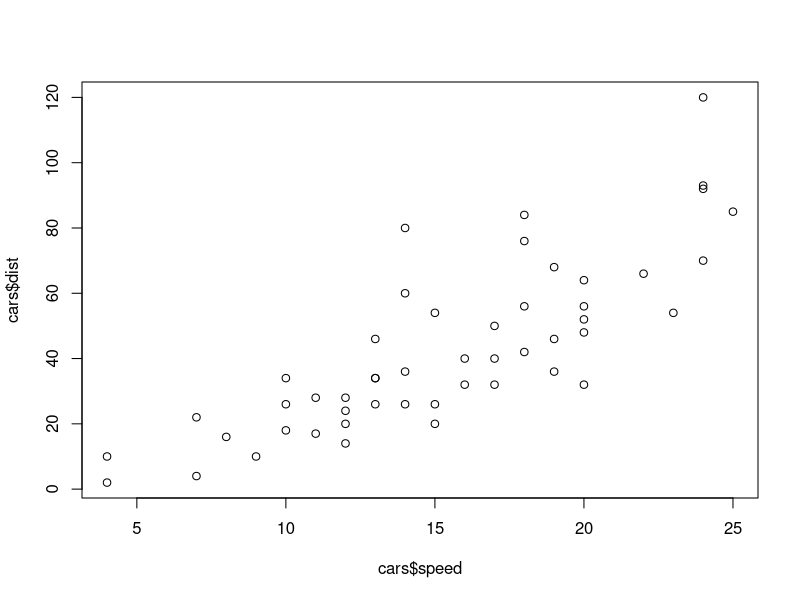
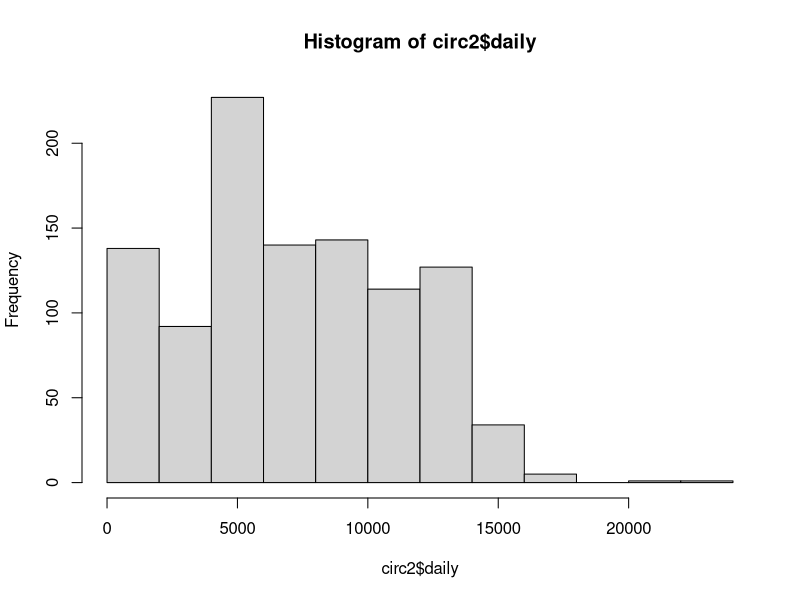
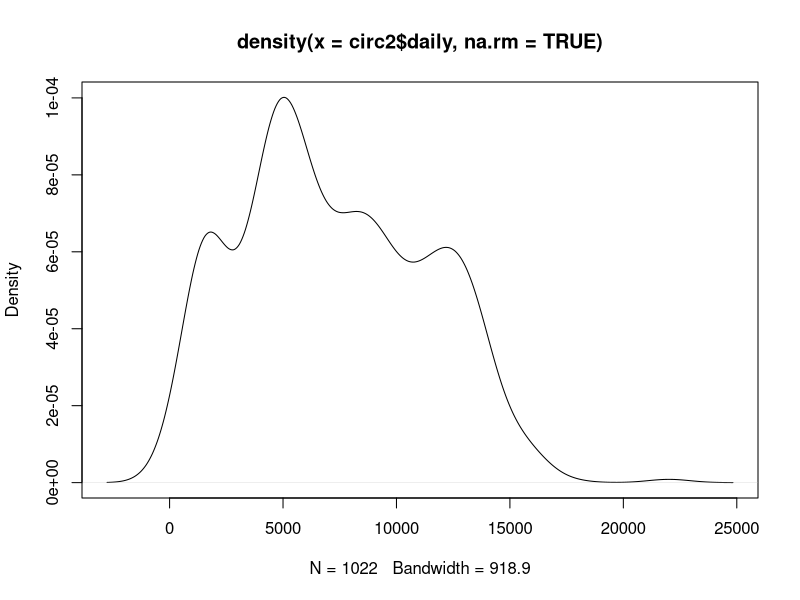
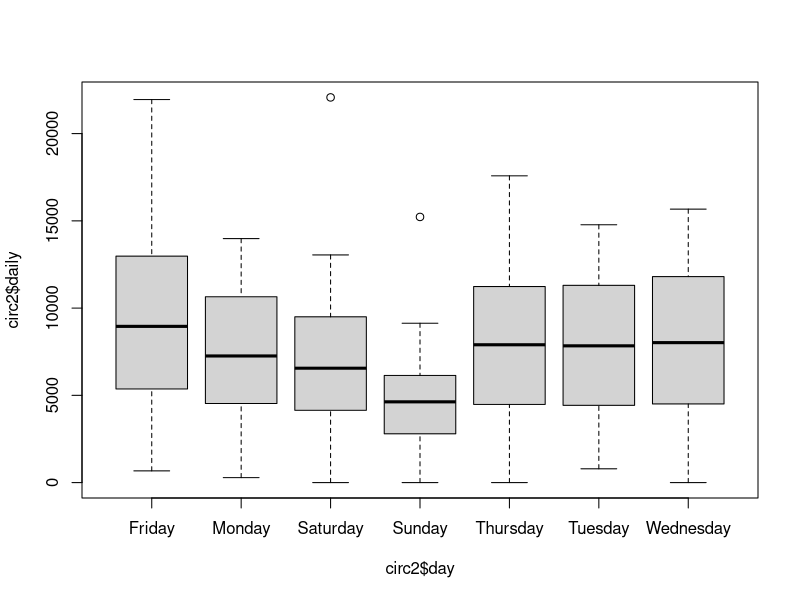
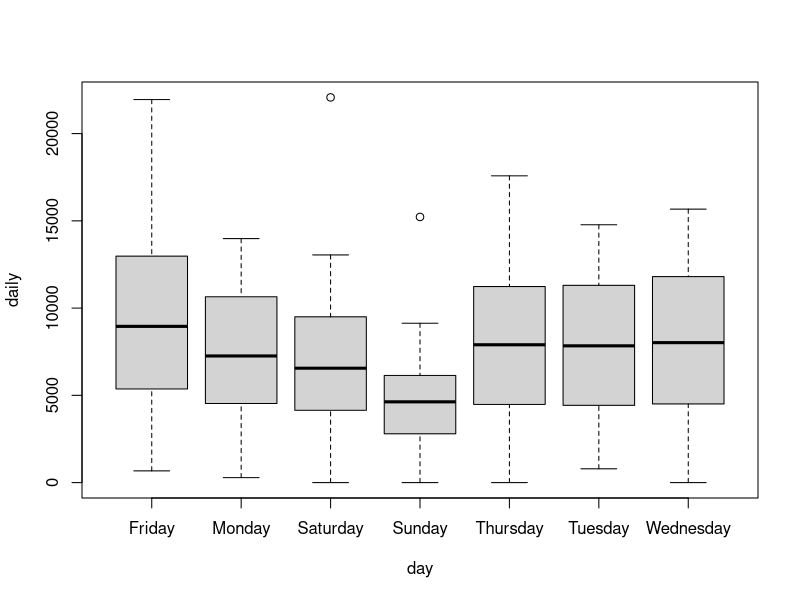
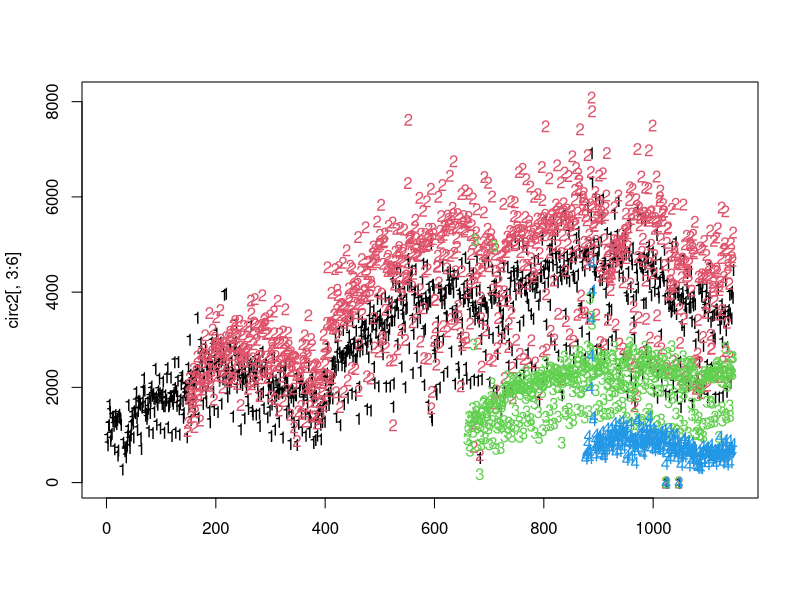

Write the R code that produced these figures, in order.
## ----colMeans------------------------------------------------------------
circ2 = read.csv("../data/charmcitycirc_reduced.csv", 
            header=TRUE,as.is=TRUE)
colMeans(circ2[,3:6],na.rm=TRUE)
head(rowMeans(circ2[,3:6],na.rm=TRUE))

## ----summary1------------------------------------------------------------
summary(circ2)

## ----apply1--------------------------------------------------------------
tmp = circ2[,3:6]
apply(tmp,2,mean,na.rm=TRUE) # column means
apply(tmp,2,sd,na.rm=TRUE) # columns sds
apply(tmp,2,max,na.rm=TRUE) # column maxs

## ----tapply1-------------------------------------------------------------
tapply(circ2$daily, circ2$day, max, na.rm=TRUE)

## ----scatter1------------------------------------------------------------
data(cars)
plot(cars$speed, cars$dist)

## ----hist1---------------------------------------------------------------
hist(circ2$daily)

## ----dens1,fig.width=5,fig.height=5--------------------------------------
## plot(density(circ2$daily))
plot(density(circ2$daily,na.rm=TRUE))

## ----box1----------------------------------------------------------------
boxplot(circ2$daily ~ circ2$day)

## ----box2----------------------------------------------------------------
boxplot(daily ~ day, data=circ2)

## ----matplot1------------------------------------------------------------
matplot(circ2[,3:6])

